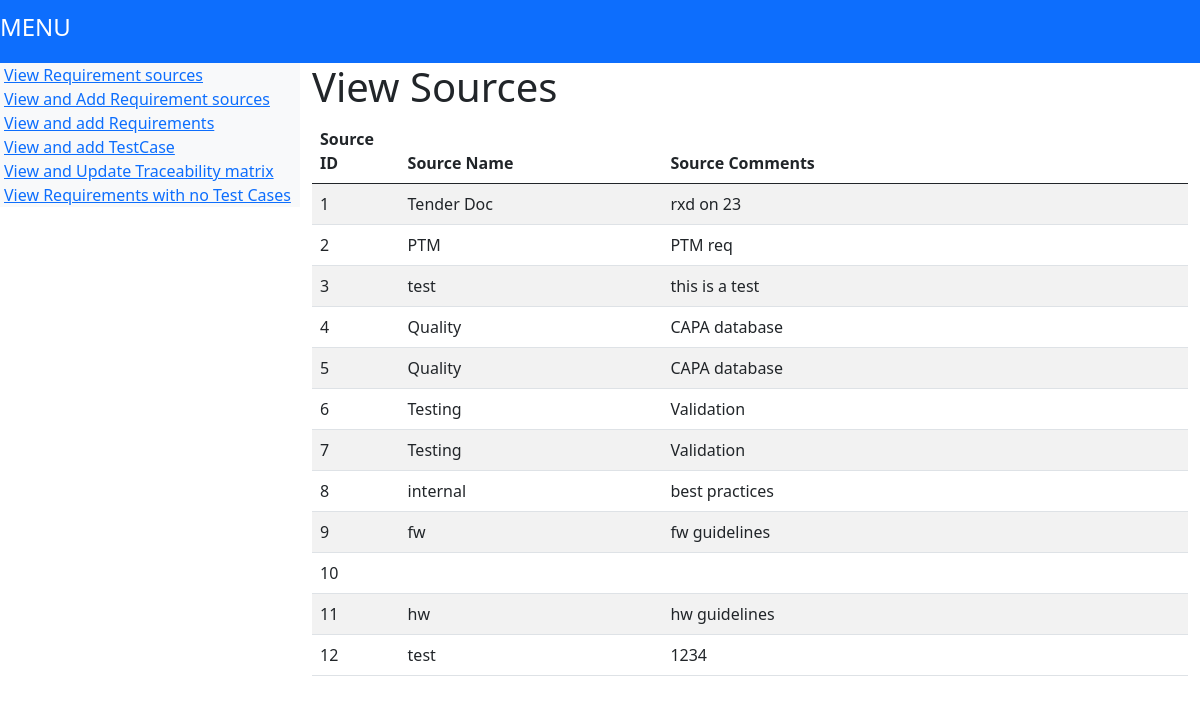
/viewsources, run on the app's committed database.
### tables this page shows
CREATE TABLE RequirementSourcesMaster (
			id INTEGER PRIMARY KEY,
			Source text NOT NULL,
			Comments text
			
		);

### start.py (the view)
@app.route("/viewsources")
def viewsources():
    conn = sqlite3.connect("RTT.db")
    conn.execute("PRAGMA foreign_keys = 1") ##to enforce foreign key rules
    c = conn.cursor()
    srclist=[]
    for row in (c.execute('SELECT * FROM RequirementSourcesMaster')):
        srclist.append(row)
    conn.close()
    return render_template("viewsources.html", title = "View Requirement Sources",srclist = srclist)

### templates/viewsources.html
{%extends "layout.html" %}
{% block content %}
    <h1> View Sources </h1>
    <table style="width: auto;" class="table table-striped">
        <thead>
        <tr>
            <th style="width: 10%"> Source ID </th>
            <th style="width: 30%">Source Name  </th>
            <th style="width: 60%">Source Comments </th>
        </tr>
    </thead>
        {% for item in srclist%}
        <tr>
            <td>{{item[0]}} </td>
            <td>{{item[1]}}  </td>
            <td>{{item[2]}} </td>
        </tr>
        {%endfor%}
    </table>
{% endblock content %}

### templates/layout.html (shortened to what this page needs)
<!DOCTYPE html>
<html lang="en">
    <head>
    <link href="https://cdn.jsdelivr.net/npm/bootstrap@5.0.0-beta3/dist/css/bootstrap.min.css" rel="stylesheet">
    </head>
    <body>
        <nav class="navbar navbar-dark bg-primary navbar-fixed-top">
            <a href="/" class="navbar-brand"><h4>MENU</h4> </a><br>
        </nav>
        <div class="container-fluid">
            <div class="row">
                <div class="col-3 px-1 bg-light position-fixed" id="sticky-sidebar">
                    <a href="/viewsources">View Requirement sources</a><br>
                    <a href="/viewaddreqsources ">View and Add Requirement sources</a><br>
                    <a href="viewaddreqs">View and add Requirements</a><br>
                    <a href="/viewaddtstcase">View and add TestCase</a><br>
                    <a href="/updatetrac">View and Update Traceability matrix</a><br>
                    <a href="/reqnotest">View Requirements with no Test Cases</a><br>
                </div>
                <div class="col offset-3" id="main">
                    {% block content %}{% endblock %}
                </div>
            </div>
        </div>
    </body>
</html>

### data on the page
RequirementSourcesMaster: id "1", Source "Tender Doc", Comments "rxd on 23"
RequirementSourcesMaster: id "2", Source "PTM", Comments "PTM req"
RequirementSourcesMaster: id "3", Source "test", Comments "this is a test"
RequirementSourcesMaster: id "4", Source "Quality", Comments "CAPA database"
RequirementSourcesMaster: id "5", Source "Quality", Comments "CAPA database"
RequirementSourcesMaster: id "6", Source "Testing", Comments "Validation"
RequirementSourcesMaster: id "7", Source "Testing", Comments "Validation"
RequirementSourcesMaster: id "8", Source "internal", Comments "best practices"
RequirementSourcesMaster: id "9", Source "fw", Comments "fw guidelines"
RequirementSourcesMaster: id "10"
RequirementSourcesMaster: id "11", Source "hw", Comments "hw guidelines"
RequirementSourcesMaster: id "12", Source "test", Comments "1234"
